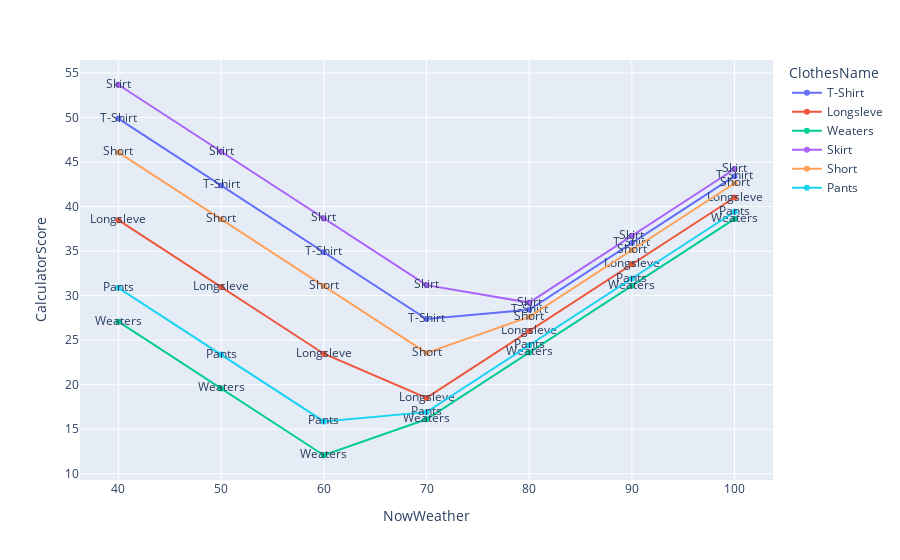

The code cell stored with this chart in its notebook:
### Code cell
list_sigle_show_composite = []
for now_humd in range(40, 110, 10):
    for iloc_count in range(len(df_sigle)):
        calculator = weather_result_composite(user_weatherLike, 10, # 10 , 23 , 30
                                            df_sigle.iloc[iloc_count].ClothesName, df_sigle.iloc[iloc_count].WeatherScore
                                            ,now_humd)
        
        list_sigle_show_composite.append([now_humd, 
                                    df_sigle.iloc[iloc_count].ClothesName, 
                                    df_sigle.iloc[iloc_count].WeatherScore, 
                                    calculator])
        
df_sigle_show_composite = pd.DataFrame(list_sigle_show_composite, columns=["NowWeather", "ClothesName", "WeatherScore","CalculatorScore"])




fig = px.line(df_sigle_show_composite,     
    x = 'NowWeather',
    y = 'CalculatorScore',
    color = 'ClothesName',
    text= "ClothesName")
fig.show()

# fig = px

### Figure 1 — Plotly figure (JSON) as saved in the notebook; plotly's stock layout.template omitted (floating-point values rounded to 4 significant figures)
{"data": [{"hovertemplate": "ClothesName=%{text}<br>NowWeather=%{x}<br>CalculatorScore=%{y}<extra></extra>", "legendgroup": "T-Shirt", "line": {"color": "#636efa", "dash": "solid"}, "marker": {"symbol": "circle"}, "mode": "markers+text+lines", "name": "T-Shirt", "orientation": "v", "showlegend": true, "text": ["T-Shirt", "T-Shirt", "T-Shirt", "T-Shirt", "T-Shirt", "T-Shirt", "T-Shirt"], "type": "scatter", "x": [40, 50, 60, 70, 80, 90, 100], "xaxis": "x", "y": [49.88, 42.38, 34.88, 27.38, 28.42, 35.92, 43.42], "yaxis": "y"}, {"hovertemplate": "ClothesName=%{text}<br>NowWeather=%{x}<br>CalculatorScore=%{y}<extra></extra>", "legendgroup": "Longsleve", "line": {"color": "#EF553B", "dash": "solid"}, "marker": {"symbol": "circle"}, "mode": "markers+text+lines", "name": "Longsleve", "orientation": "v", "showlegend": true, "text": ["Longsleve", "Longsleve", "Longsleve", "Longsleve", "Longsleve", "Longsleve", "Longsleve"], "type": "scatter", "x": [40, 50, 60, 70, 80, 90, 100], "xaxis": "x", "y": [38.48, 30.98, 23.48, 18.52, 26.02, 33.52, 41.02], "yaxis": "y"}, {"hovertemplate": "ClothesName=%{text}<br>NowWeather=%{x}<br>CalculatorScore=%{y}<extra></extra>", "legendgroup": "Weaters", "line": {"color": "#00cc96", "dash": "solid"}, "marker": {"symbol": "circle"}, "mode": "markers+text+lines", "name": "Weaters", "orientation": "v", "showlegend": true, "text": ["Weaters", "Weaters", "Weaters", "Weaters", "Weaters", "Weaters", "Weaters"], "type": "scatter", "x": [40, 50, 60, 70, 80, 90, 100], "xaxis": "x", "y": [27.08, 19.58, 12.08, 16.12, 23.62, 31.12, 38.62], "yaxis": "y"}, {"hovertemplate": "ClothesName=%{text}<br>NowWeather=%{x}<br>CalculatorScore=%{y}<extra></extra>", "legendgroup": "Skirt", "line": {"color": "#ab63fa", "dash": "solid"}, "marker": {"symbol": "circle"}, "mode": "markers+text+lines", "name": "Skirt", "orientation": "v", "showlegend": true, "text": ["Skirt", "Skirt", "Skirt", "Skirt", "Skirt", "Skirt", "Skirt"], "type": "scatter", "x": [40, 50, 60, 70, 80, 90, 100], "xaxis": "x", "y": [53.68, 46.18, 38.67, 31.18, 29.22, 36.72, 44.22], "yaxis": "y"}, {"hovertemplate": "ClothesName=%{text}<br>NowWeather=%{x}<br>CalculatorScore=%{y}<extra></extra>", "legendgroup": "Short", "line": {"color": "#FFA15A", "dash": "solid"}, "marker": {"symbol": "circle"}, "mode": "markers+text+lines", "name": "Short", "orientation": "v", "showlegend": true, "text": ["Short", "Short", "Short", "Short", "Short", "Short", "Short"], "type": "scatter", "x": [40, 50, 60, 70, 80, 90, 100], "xaxis": "x", "y": [46.08, 38.58, 31.08, 23.58, 27.62, 35.12, 42.62], "yaxis": "y"}, {"hovertemplate": "ClothesName=%{text}<br>NowWeather=%{x}<br>CalculatorScore=%{y}<extra></extra>", "legendgroup": "Pants", "line": {"color": "#19d3f3", "dash": "solid"}, "marker": {"symbol": "circle"}, "mode": "markers+text+lines", "name": "Pants", "orientation": "v", "showlegend": true, "text": ["Pants", "Pants", "Pants", "Pants", "Pants", "Pants", "Pants"], "type": "scatter", "x": [40, 50, 60, 70, 80, 90, 100], "xaxis": "x", "y": [30.88, 23.38, 15.88, 16.92, 24.42, 31.92, 39.42], "yaxis": "y"}], "layout": {"legend": {"title": {"text": "ClothesName"}, "tracegroupgap": 0}, "margin": {"t": 60}, "xaxis": {"anchor": "y", "domain": [0, 1], "title": {"text": "NowWeather"}}, "yaxis": {"anchor": "x", "domain": [0, 1], "title": {"text": "CalculatorScore"}}}}
